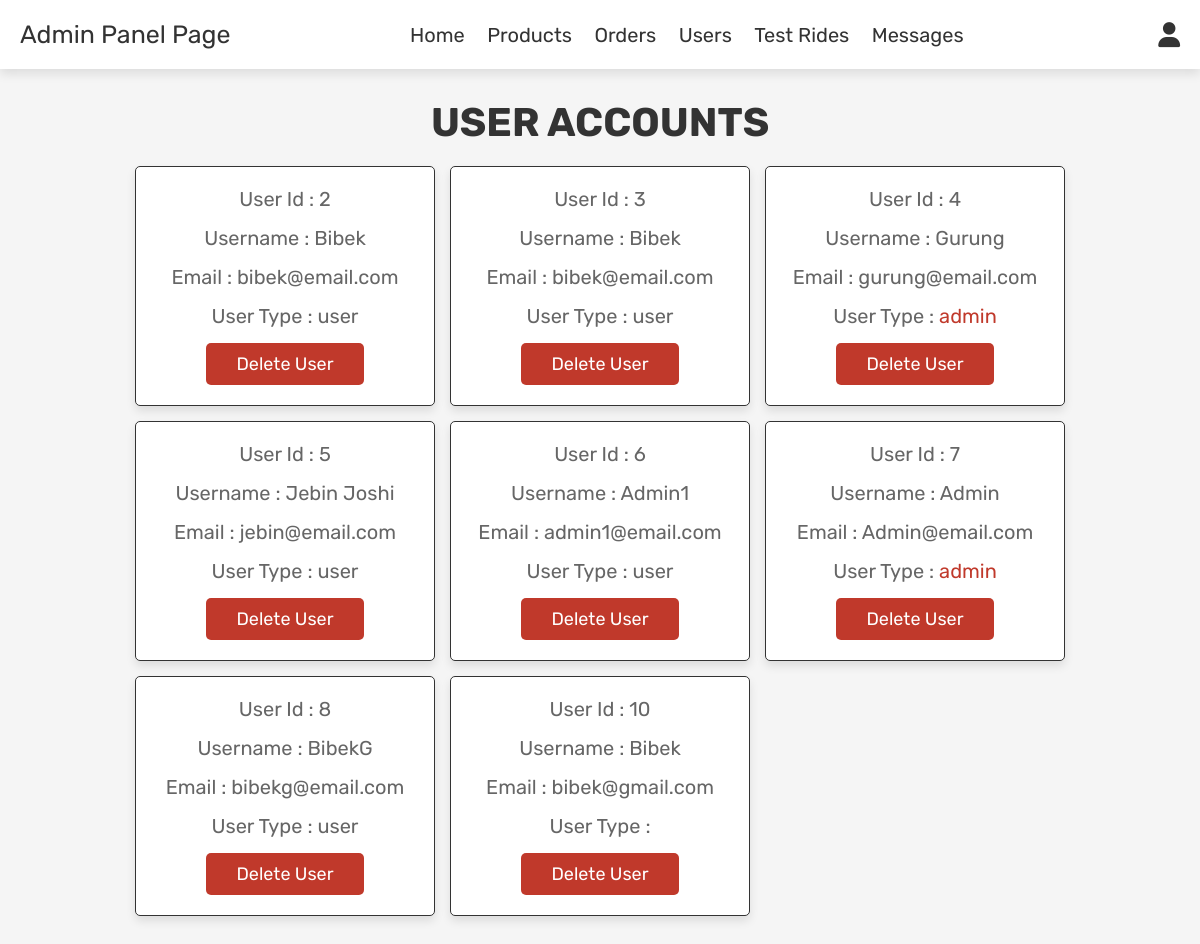
/admin_users.php (signed in), run on the app's committed database.
### tables this page shows
CREATE TABLE `users` (
  `id` int(255) NOT NULL,
  `name` varchar(255) NOT NULL,
  `email` varchar(255) NOT NULL,
  `password` varchar(255) NOT NULL,
  `user_type` varchar(255) NOT NULL DEFAULT 'user'
);

### admin_users.php (the view, shortened to what this page needs)
<?php
include 'config.php';
?>
<!DOCTYPE html>
<html lang="en">
<head>
   <link rel="stylesheet" href="https://cdnjs.cloudflare.com/ajax/libs/font-awesome/6.0.0/css/all.min.css">
   <link rel="stylesheet" href="css/admin_style.css">
</head>
<body>
<?php include 'admin_header.php'; ?>
<section class="users">
   <h1 class="title"> user accounts </h1>
   <div class="box-container">
      <?php
         $select_users = mysqli_query($conn, "SELECT * FROM `users`") or die('Query Failed');
         while($fetch_users = mysqli_fetch_assoc($select_users)){
      ?>
      <div class="box">
         <p> User Id : <span><?php echo $fetch_users['id']; ?></span> </p>
         <p> Username : <span><?php echo $fetch_users['name']; ?></span> </p>
         <p> Email : <span><?php echo $fetch_users['email']; ?></span> </p>
         <p> User Type : <span style="color:<?php if($fetch_users['user_type'] == 'admin'){ echo 'var(--red)'; } ?>"><?php echo $fetch_users['user_type']; ?></span> </p>
         <a href="admin_users.php?delete=<?php echo $fetch_users['id']; ?>" onclick="return confirm('Delete This User?');" class="delete-btn">Delete User</a>
      </div>
      <?php
         };
      ?>
   </div>
</section>
</body>
</html>

### admin_header.php (shortened to what this page needs)
<header class="header">
   <div class="flex">
      <a href="admin_page.php" class="logo">Admin Panel Page</a>
      <nav class="navbar">
         <a href="admin_page.php">Home</a>
         <a href="admin_products.php">Products</a>
         <a href="admin_orders.php">Orders</a>
         <a href="admin_users.php">Users</a>
         <a href="admin_testride.php">Test Rides</a>
         <a href="admin_contacts.php">Messages</a>
      </nav>
      <div class="icons">
         <div id="user-btn" class="fas fa-user"></div>
      </div>
   </div>
</header>

### css/admin_style.css (style rules this page uses)
:root { --red:#c0392b; --orange:#f39c12; --black:#333; --white:#fff; --light-color:#666; --light-white:#ccc; --light-bg:#f5f5f5; --border:.1rem solid var(--black); --box-shadow:0 .5rem 1rem rgba(0,0,0,.1); }
* { font-family: 'Rubik', sans-serif; margin:0; padding:0; box-sizing: border-box; outline: none; border:none; text-decoration: none; transition:all .2s linear; }
html { font-size: 62.5%; overflow-x: hidden; }
body { background-color: var(--light-bg); }
section { padding:3rem 2rem; }
.title { text-align: center; margin-bottom: 2rem; text-transform: uppercase; color:var(--black); font-size: 4rem; }
.btn, .option-btn, .delete-btn, .white-btn { display: inline-block; margin-top: 1rem; padding:1rem 3rem; cursor: pointer; color:var(--white); font-size: 1.8rem; border-radius: .5rem; text-transform: capitalize; }
.delete-btn { background-color: var(--red); }
.header { position: sticky; top:0; left:0; right:0; z-index: 1000; background-color: var(--white); box-shadow: var(--box-shadow); }
.header .flex { display: flex; align-items: center; padding:2rem; justify-content: space-between; position: relative; max-width: 1200px; margin:0 auto; }
.header .flex .logo { font-size: 2.5rem; color:var(--black); }
.header .flex .navbar a { margin:0 1rem; font-size: 2rem; color:var(--black); }
.header .flex .icons div { margin-left: 1.5rem; font-size: 2.5rem; cursor: pointer; color:var(--black); }
.users .box-container { display: grid; grid-template-columns: repeat(auto-fit, 30rem); justify-content: center; gap:1.5rem; max-width: 1200px; margin:0 auto; align-items: flex-start; }
.users .box-container .box { background-color: var(--white); padding:2rem; border:var(--border); box-shadow: var(--box-shadow); border-radius: .5rem; text-align: center; }
.users .box-container .box p { padding-bottom: 1.5rem; font-size: 2rem; color:var(--light-color); }
.users .box-container .box p span { color:var(--purple); }
.users .box-container .box .delete-btn { margin-top: 0; }

### data on the page
users: id "2", name "Bibek", email "bibek@email.com", user_type "user"
users: id "3", name "Bibek", email "bibek@email.com", user_type "user"
users: id "4", name "Gurung", email "gurung@email.com", user_type "admin"
users: id "5", name "Jebin Joshi", email "jebin@email.com", user_type "user"
users: id "6", name "Admin1", email "admin1@email.com", user_type "user"
users: id "7", name "Admin", email "Admin@email.com", user_type "admin"
users: id "8", name "BibekG", email "bibekg@email.com", user_type "user"
users: id "10", name "Bibek", email "bibek@gmail.com"
